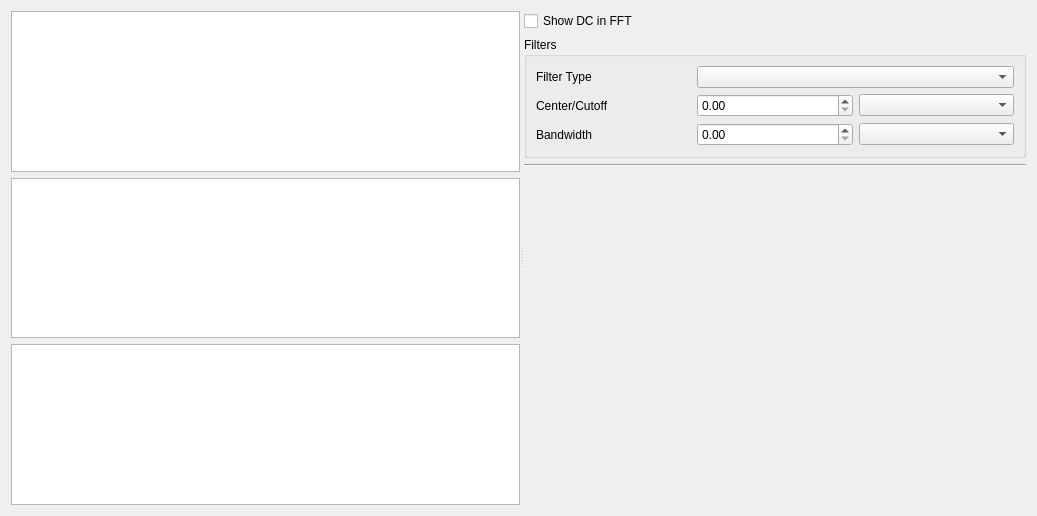
<?xml version="1.0" encoding="UTF-8"?>
<ui version="4.0">
 <class>fouriergui</class>
 <widget class="QWidget" name="fouriergui">
  <property name="geometry">
   <rect>
    <x>0</x>
    <y>0</y>
    <width>1037</width>
    <height>516</height>
   </rect>
  </property>
  <property name="windowTitle">
   <string>Form</string>
  </property>
  <layout class="QHBoxLayout" name="horizontalLayout">
   <item>
    <widget class="QSplitter" name="splitter">
     <property name="orientation">
      <enum>Qt::Horizontal</enum>
     </property>
     <widget class="QWidget" name="layoutWidget">
      <layout class="QVBoxLayout" name="verticalLayout">
       <item>
        <widget class="ScrollPlot" name="scrollplot_data"/>
       </item>
       <item>
        <widget class="BodePlot" name="bodeplot_fft"/>
       </item>
       <item>
        <widget class="ScrollPlot" name="scrollplot_ifft"/>
       </item>
      </layout>
     </widget>
     <widget class="QWidget" name="">
      <layout class="QVBoxLayout" name="verticalLayout_2">
       <item>
        <widget class="QCheckBox" name="dc_show_box">
         <property name="text">
          <string>Show DC in FFT</string>
         </property>
        </widget>
       </item>
       <item>
        <widget class="QGroupBox" name="groupBox">
         <property name="title">
          <string>Filters</string>
         </property>
         <property name="checkable">
          <bool>false</bool>
         </property>
         <property name="checked">
          <bool>false</bool>
         </property>
         <layout class="QGridLayout" name="gridLayout">
          <item row="1" column="2">
           <widget class="QComboBox" name="filter_cFreq_prefix"/>
          </item>
          <item row="1" column="1">
           <widget class="QDoubleSpinBox" name="filter_cFreq_line">
            <property name="maximum">
             <double>1000.000000000000000</double>
            </property>
           </widget>
          </item>
          <item row="2" column="0">
           <widget class="QLabel" name="label_3">
            <property name="text">
             <string>Bandwidth</string>
            </property>
           </widget>
          </item>
          <item row="0" column="0">
           <widget class="QLabel" name="label">
            <property name="text">
             <string>Filter Type</string>
            </property>
           </widget>
          </item>
          <item row="2" column="1">
           <widget class="QDoubleSpinBox" name="filter_BW_line">
            <property name="maximum">
             <double>1000.000000000000000</double>
            </property>
           </widget>
          </item>
          <item row="2" column="2">
           <widget class="QComboBox" name="filter_BW_prefix"/>
          </item>
          <item row="0" column="1" colspan="2">
           <widget class="QComboBox" name="filter_selection_box"/>
          </item>
          <item row="1" column="0">
           <widget class="QLabel" name="label_2">
            <property name="text">
             <string>Center/Cutoff</string>
            </property>
           </widget>
          </item>
         </layout>
        </widget>
       </item>
       <item>
        <widget class="Line" name="line">
         <property name="orientation">
          <enum>Qt::Horizontal</enum>
         </property>
        </widget>
       </item>
       <item>
        <spacer name="verticalSpacer">
         <property name="orientation">
          <enum>Qt::Vertical</enum>
         </property>
         <property name="sizeHint" stdset="0">
          <size>
           <width>20</width>
           <height>40</height>
          </size>
         </property>
        </spacer>
       </item>
      </layout>
     </widget>
    </widget>
   </item>
  </layout>
 </widget>
 <customwidgets>
  <customwidget>
   <class>ScrollPlot</class>
   <extends>QGraphicsView</extends>
   <header>.scrollplot</header>
   <container>1</container>
  </customwidget>
  <customwidget>
   <class>BodePlot</class>
   <extends>QGraphicsView</extends>
   <header>.bodeplot</header>
  </customwidget>
 </customwidgets>
 <resources/>
 <connections/>
</ui>
